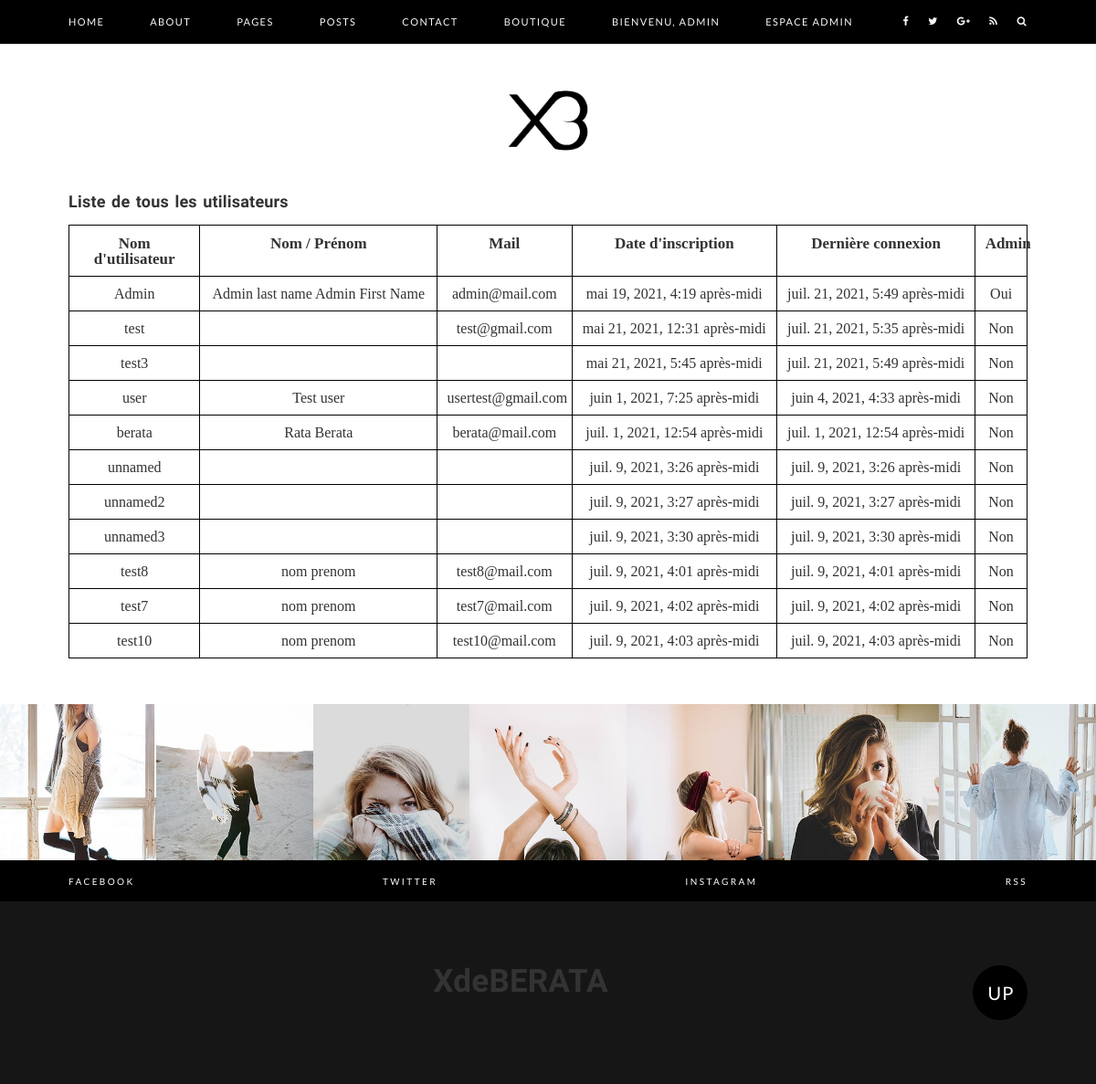
The page /user-list (signed in) on the database as committed earlier.
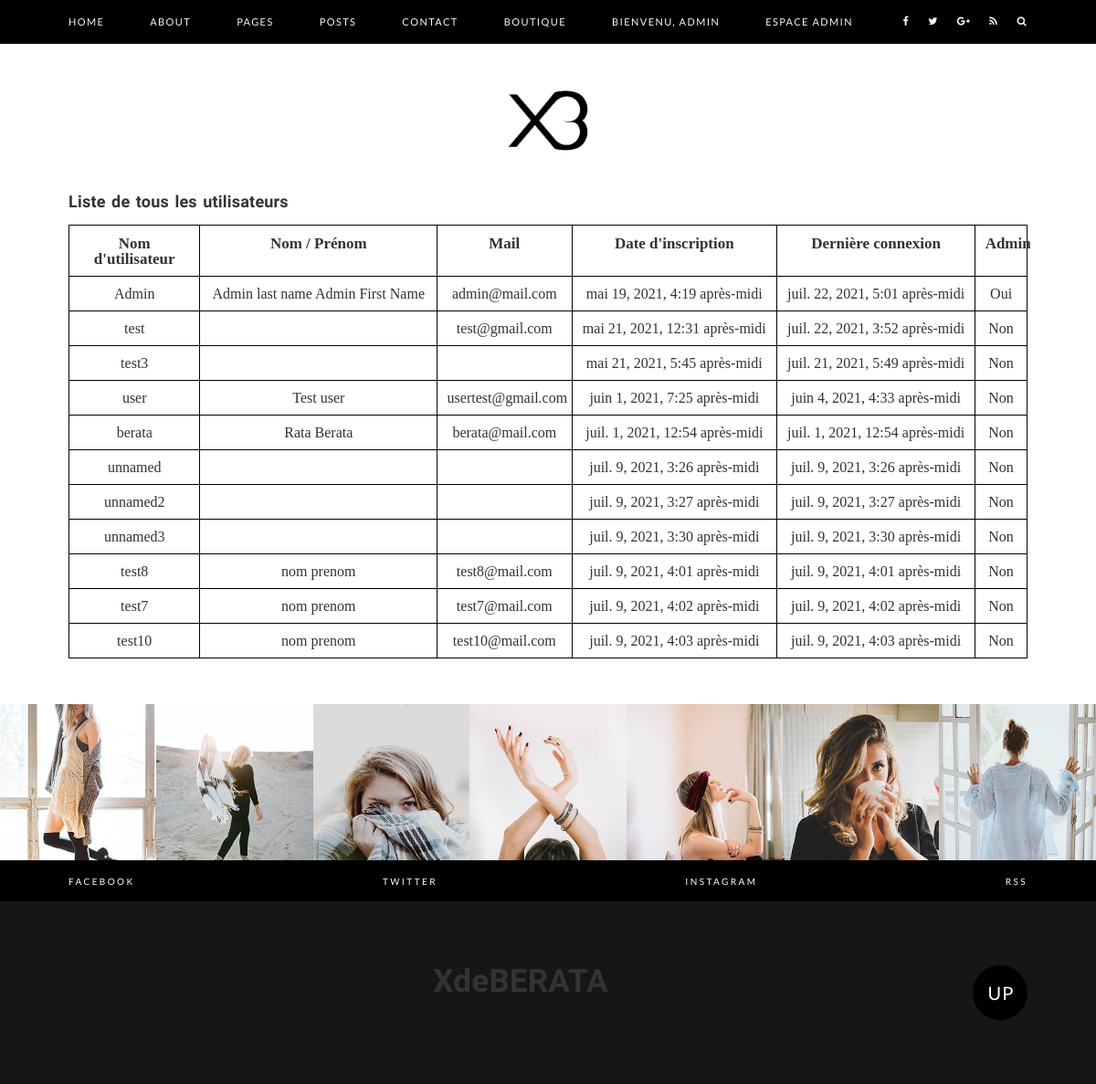
The same page on the database as committed later.
### account/models.py (models this page shows, shortened)
class Account(models.Model):
    user = models.ForeignKey(User, verbose_name='Associated user', on_delete=models.CASCADE)
    userId = models.IntegerField(null=True)
    default_shipping_address = models.ForeignKey("Address",
                                                 related_name="default_shipping_address",
                                                 null=True,
                                                 blank=True,
                                                 verbose_name="Adresse de livraison par défaut",
                                                 on_delete=models.CASCADE
                                                 )
    default_invoicing_address = models.ForeignKey("Address",
                                                  related_name="default_invoicing_address",
                                                  null=True,
                                                  blank=True,
                                                  verbose_name="Adresse de facturation par défaut",
                                                  on_delete=models.CASCADE
                                                  )
    country = models.CharField(max_length=255, default='Canada')
    state = models.CharField(max_length=255, default='Quebec')

### account/decorators.py (the view)
    def wrapper_function(request, *args, **kwargs):
        group = None
        if request.user.groups.exists():
            group = request.user.groups.all()[0].name
        if group == 'admin':
            return view_func(request, *args, **kwargs)
        else:
            return redirect('home')

### blog/views.py (called while the page is built)
@admin_only
def user_list(request):
    users = Account.objects.all()
    context = {'users': users}
    return render(request, 'account/user-list.html', context)

### templates/account/user-list.html (shortened to what this page needs)
{% extends 'base/main.html' %}
{% block contenu %}
<div class="main-content">
    <div class="container">
        <h1>Liste de tous les utilisateurs</h1><br>
        <table>
            <thead>
            <tr>
                <th>Nom d'utilisateur</th>
                <th>Nom / Prénom</th>
                <th>Mail</th>
                <th>Date d'inscription</th>
                <th>Dernière connexion</th>
                <th>Admin</th>
            </tr>
            </thead>
            {% for user in users %}
            <tr>
                <td>
                    <a href="{% url 'user-profile' user.user.id %}">{{ user.user }}</a>
                </td>
                <td>
                    {{ user.user.last_name }} {{ user.user.first_name }}
                </td>
                <td>
                    {{ user.user.email }}
                </td>
                <td>
                    {{ user.user.date_joined }}
                </td>
                <td>
                    {{ user.user.last_login }}
                </td>
                <td>
                    {% for group in user.user.groups.all %}
                    {% if group.name == 'admin' %}
                    Oui
                    {% endif %}
                    {% empty %}
                    Non
                    {% endfor %}
                </td>
            </tr>
            {% endfor %}
        </table>
    </div>
</div>
{% endblock %}

Rows that differ between the two databases and show on the page:
changed Account "Admin": user.last_login "juil. 21, 2021, 5:49 après-midi" → "juil. 22, 2021, 5:01 après-midi"
changed Account "test": user.last_login "juil. 21, 2021, 5:35 après-midi" → "juil. 22, 2021, 3:52 après-midi"
